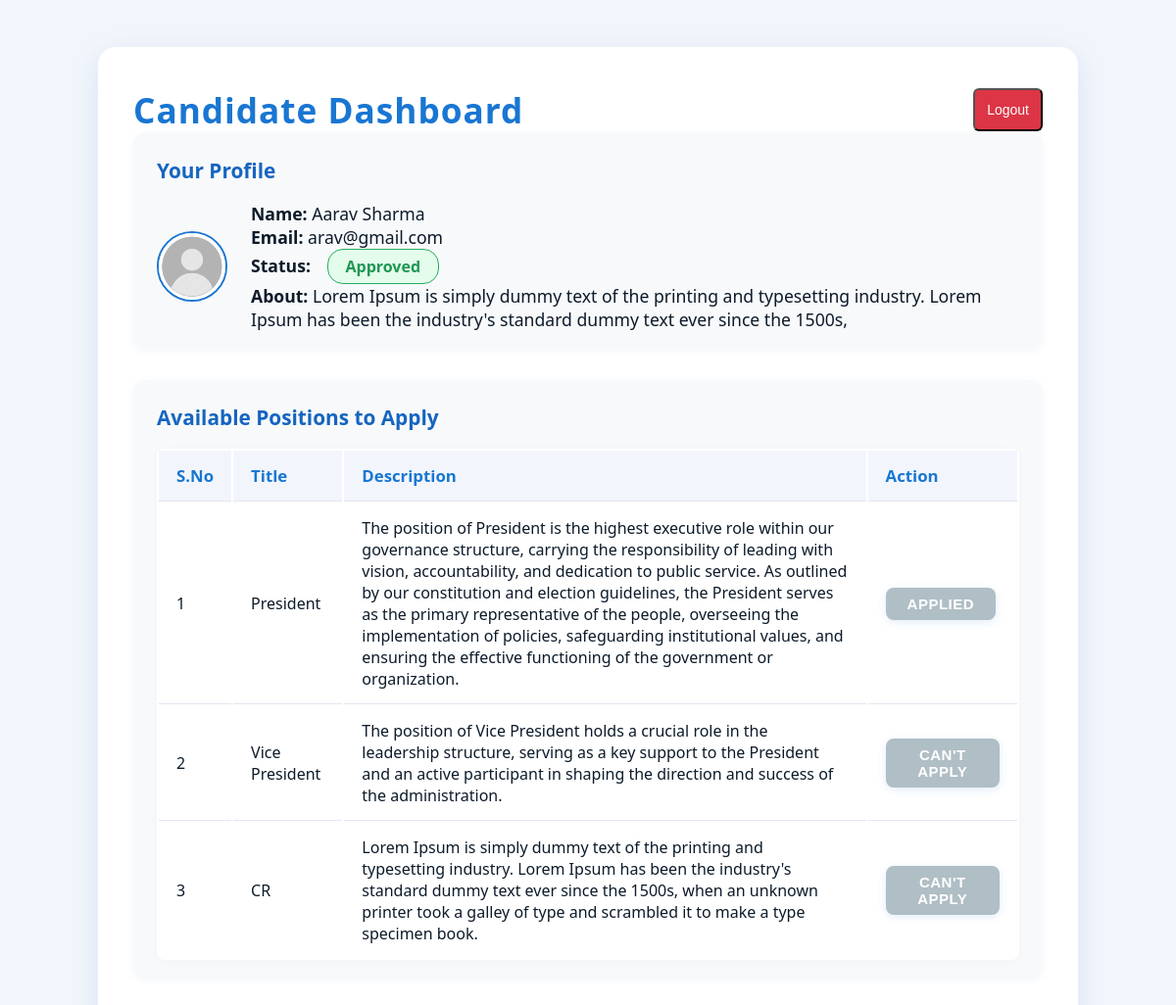
/user/candidate/index.php (signed in), run on the app's committed database.
### tables this page shows
CREATE TABLE `candidates` (
  `id` varchar(25) NOT NULL,
  `name` varchar(30) NOT NULL,
  `email` varchar(50) NOT NULL,
  `password` varchar(25) NOT NULL,
  `gender` varchar(15) NOT NULL,
  `about` varchar(500) NOT NULL,
  `position_id` int(11) NOT NULL,
  `photo` varchar(50) NOT NULL,
  `status` varchar(11) NOT NULL
);

CREATE TABLE `positions` (
  `id` int(11) NOT NULL,
  `title` varchar(50) NOT NULL,
  `description` varchar(500) NOT NULL
);

### user/candidate/index.php (the view, shortened to what this page needs)
<?php
    include "../../include/conn/conn.php";
?>
<!DOCTYPE html>
<html lang="en">
<head>
    <link rel="stylesheet" href="../../include/css/candidate_dashboard.css">
    <link rel="stylesheet" href="../../include/css/admin.css">
</head>
<body>
    <div class="candidate-dashboard-container">
        <div style="display: flex; justify-content: space-between; align-items: center;">
            <h1 class="dashboard-title" style="margin-bottom:0;">Candidate Dashboard</h1>
            <form action="" method="POST" style="margin:0;">
                <button type="submit" class="logout-btn" name="logout" value="logout">Logout</button>
            </form>
        </div>
        <section class="profile-section">
            <div class="section-title">Your Profile</div>
            <div class="profile-info">
                <img class="profile-photo" src="<?php echo isset($_SESSION['user']['photo']) ? '../../include/photo/' . $_SESSION['user']['photo'] : '../../include/img/login_bg.jpeg'; ?>" alt="Profile Photo">
                <div class="profile-details">
                    <div><strong>Name:</strong> <?php echo $_SESSION['user']['name']; ?></div>
                    <div><strong>Email:</strong> <?php echo $_SESSION['user']['email']; ?></div>
                    <?php
                        $email = $_SESSION['user']['email'];
                        $status = 'Pending';
                        $about = '';
                        $candidate_query = "SELECT status, about FROM candidates WHERE email = '$email'";
                        $candidate_result = mysqli_query($conn, $candidate_query);
                        if ($candidate_result && mysqli_num_rows($candidate_result) > 0) {
                            $row = mysqli_fetch_assoc($candidate_result);
                            $status = $row['status'];
                            $about = $row['about'];
                        }
                        $status_class = $status === 'approved' ? 'status-approved' : ($status === 'rejected' ? 'status-rejected' : 'status-pending');
                    ?>
                    <div><strong>Status:</strong> <span class="status-badge <?php echo $status_class; ?>"><?php echo ucfirst($status); ?></span></div>
                    <div><strong>About:</strong> <?php echo htmlspecialchars($about); ?></div>
                </div>
            </div>
        </section>
        <section class="positions-section">
            <div class="section-title">Available Positions to Apply</div>
            <table class="positions-table">
                <thead>
                    <tr>
                        <th>S.No</th>
                        <th>Title</th>
                        <th>Description</th>
                        <th>Action</th>
                    </tr>
                </thead>
                <tbody>
                    <?php
                        $positions_query = "select * from positions";
                        $positions_result = mysqli_query($conn, $positions_query);
                        $applied_query = "select position_id from candidates WHERE email = '$email'";
                        $applied_result = mysqli_query($conn, $applied_query);
                        $applied_position_id = null;
                        if ($applied_result && mysqli_num_rows($applied_result) > 0) {
                            $row = mysqli_fetch_assoc($applied_result);
                            $applied_position_id = $row['position_id'];
                        }
                        if ($positions_result && mysqli_num_rows($positions_result) > 0) {
                            $sno = 1;
                            while ($row = mysqli_fetch_assoc($positions_result)) {
                                $already_applied = ($applied_position_id == $row['id']);
                                echo '<tr>';
                                echo '<td>' . $sno++ . '</td>';
                                echo '<td>' . htmlspecialchars($row['title']) . '</td>';
                                echo '<td>' . htmlspecialchars($row['description']) . '</td>';
                                echo '<td>';
                                if ($already_applied) {
                                    echo '<button class="apply-btn" disabled>Applied</button>';
                                } else {
                                    if ($applied_position_id) {
                                        echo '<button class="apply-btn" disabled>Can\'t apply</button>';
                                    } else {
                                        echo '<form method="POST" style="display:inline;">';
                                        echo '<input type="hidden" name="apply_position_id" value="' . $row['id'] . '">';
                                        echo '<button type="submit" class="apply-btn">Apply</button>';
                                        echo '</form>';
                                    }
                                }
                                echo '</td>';
                                echo '</tr>';
                            }
                        } else {
                            echo '<tr><td colspan="4" style="text-align:center;">No positions available.</td></tr>';
                        }
                    ?>
                </tbody>
            </table>
        </section>
    </div>
</body>
</html>

### include/css/candidate_dashboard.css (style rules this page uses)
body { font-family: 'Segoe UI', Tahoma, Geneva, Verdana, sans-serif; background: #f2f6fc; color: #0d1b2a; margin: 0; padding: 0; }
.candidate-dashboard-container { max-width: 1000px; margin: 48px auto 0 auto; background: #fff; border-radius: 18px; box-shadow: 0 8px 32px rgba(13, 71, 161, 0.10); padding: 40px 36px 32px 36px; }
.dashboard-title { font-size: 2.2rem; font-weight: 700; color: #1976d2; margin-bottom: 32px; text-align: center; letter-spacing: 1px; }
.profile-section, .positions-section, .voting-section { margin-bottom: 32px; background: #f8f9fa; border-radius: 12px; padding: 24px 24px 18px 24px; box-shadow: 0 2px 8px rgba(25, 118, 210, 0.06); }
.section-title { font-size: 1.3rem; font-weight: 600; color: #1565c0; margin-bottom: 18px; }
.profile-info { display: flex; align-items: center; gap: 24px; }
.profile-photo { width: 72px; height: 72px; border-radius: 50%; object-fit: cover; border: 2px solid #1976d2; }
.profile-details { font-size: 1.1rem; }
.status-badge { display: inline-block; padding: 6px 18px; border-radius: 16px; font-weight: 600; font-size: 1rem; margin-left: 12px; }
.status-approved { background: #e3fcec; color: #219653; border: 1px solid #27ae60; }
.positions-table { width: 100%; border-collapse: separate; border-radius: 8px; overflow: hidden; margin-top: 8px; background: #fff; box-shadow: 0 2px 8px rgba(25, 118, 210, 0.04); }
.positions-table th, .positions-table td { padding: 14px 18px; border-bottom: 1px solid #e3e6f0; text-align: left; }
.positions-table th { background: #f2f6fc; color: #1976d2; font-size: 1.05rem; font-weight: 600; }
.positions-table tr:last-child td { border-bottom: none; }
.apply-btn { background: linear-gradient(135deg, #1976d2 0%, #1565c0 100%); color: white; border: none; padding: 8px 22px; border-radius: 8px; font-size: 15px; font-weight: 600; cursor: pointer; transition: all 0.3s ease; box-shadow: 0 2px 8px rgba(25, 118, 210, 0.13); text-transform: uppercase; letter-spacing: 0.5px; }
.apply-btn:disabled { background: #b0bec5; color: #fff; cursor: not-allowed; }

### include/css/admin.css (style rules this page uses)
* { margin: 0; padding: 0; box-sizing: border-box; }
body { font-family: 'Segoe UI', Tahoma, Geneva, Verdana, sans-serif; color: #0d1b2a; background: #f2f6fc; overflow-x: hidden; }
.logout-btn { display: block; width: 100%; padding: 12px; background: #dc3545; color: white; text-decoration: none; text-align: center; border-radius: 6px; font-weight: 500; font-size: 14px; }

### data on the page
candidates: status "Approved", about "Lorem Ipsum is simply dummy text of the printing and typesetting industry. Lorem Ipsum has been the industry's standard dummy text ever since the 1500s,"
positions: title "President", description "The position of President is the highest executive role within our governance structure, carrying the responsibility of leading with vision, accountability, and dedication to public service. As outlined by our constitution and election guidelines, the President serves as the primary representative of the people, overseeing the implementation of policies, safeguarding institutional values, and ensuring the effective functioning of the government or organization.", shows "APPLIED"
positions: title "Vice President", description "The position of Vice President holds a crucial role in the leadership structure, serving as a key support to the President and an active participant in shaping the direction and success of the administration.", shows "CAN"
positions: title "CR", description "Lorem Ipsum is simply dummy text of the printing and typesetting industry. Lorem Ipsum has been the industry's standard dummy text ever since the 1500s, when an unknown printer took a galley of type and scrambled it to make a type specimen book.", shows "CAN"

### other printed values
$_SESSION['user']['name'] "Aarav Sharma"
$_SESSION['user']['email'] "arav@gmail.com"
